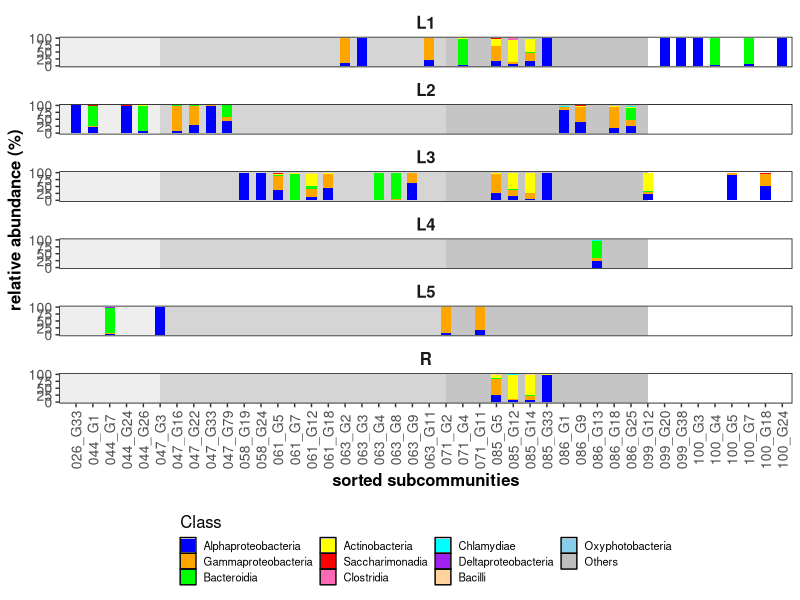
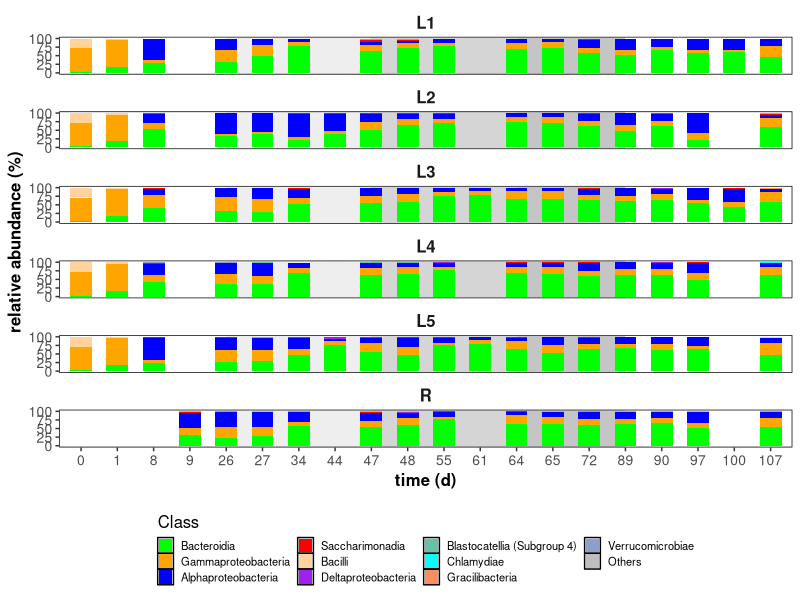
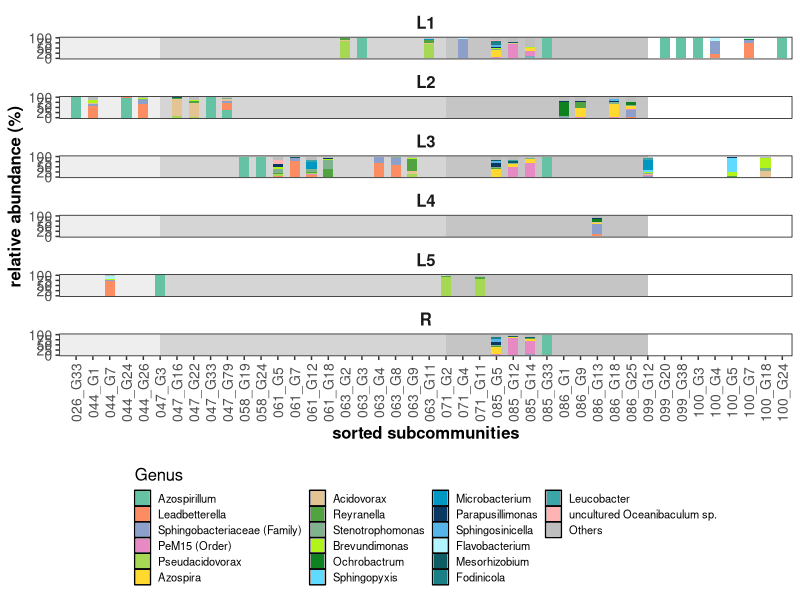
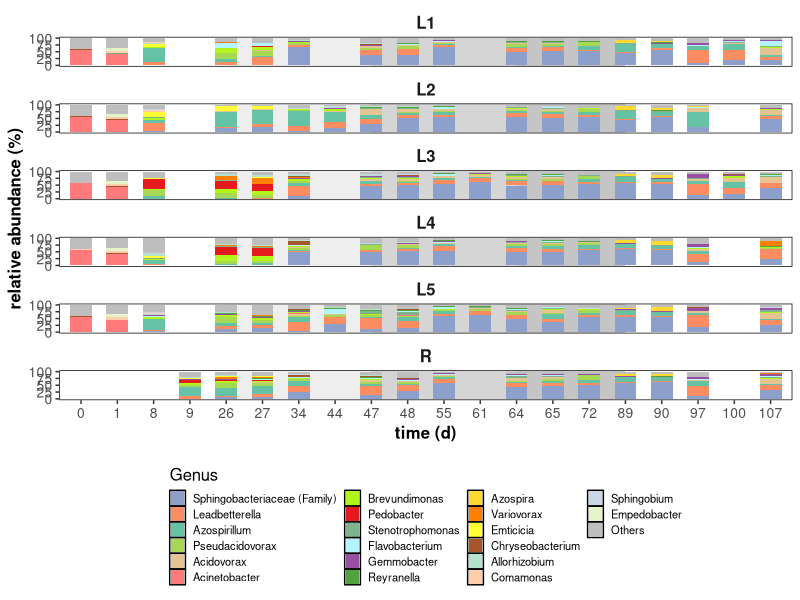
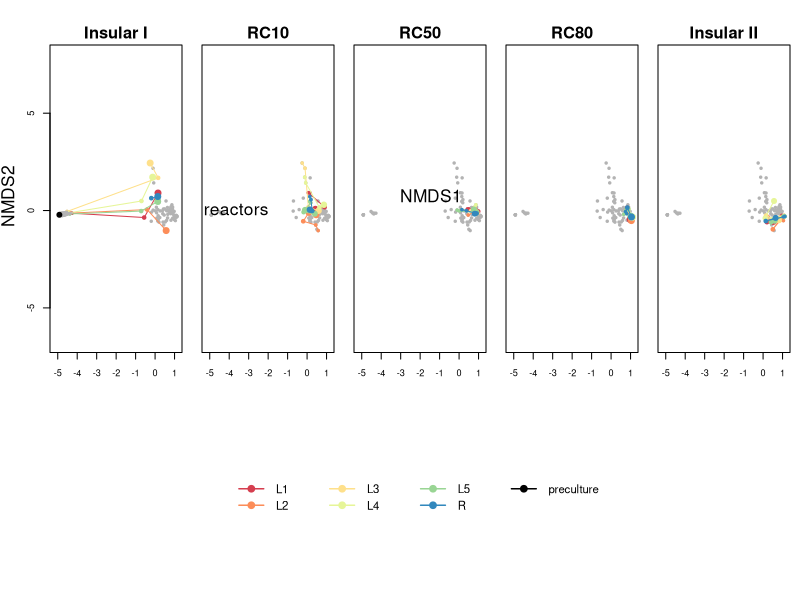

These charts were generated, in order, by the following R code: (Note: this script raises an error after producing the figures.)
#load library
library(stringr)
library(reshape2)  
library(ggplot2)
library(cowplot)
library(RColorBrewer)
library(vegan)

#set working directory
setwd(".../code_lis_210406")

#1.bar plot of relative abundance of Class or Genus in whole communities and sorted gates
#set color for plotting
S2 <- brewer.pal(7, "Set2")
colors1 <- c("#50a33e", "#7eb38e", "#b1f41b", "#0e8121", "#5edbff", "#0097c3", "#0a3863", "#56B4E9", "#b2f5ff", "#0e5c63", "#1b8085", "#3aa6a9", "#ffb3b3", "#ff7b7b")
colors<- c( S2, colors1)

#1.1 sorted gates_class level
#read data, sorted gates_class level
table_sg_c<-read.delim('seq table/10_Asv_sg_after_curation_table_class.txt', row.names = 1,sep = '\t',stringsAsFactors = FALSE, check.names = FALSE)
tax_sg_c<-read.delim('seq table/11_Taxonomy_sg_after_curation_table_class.txt', row.names = 1,sep = '\t',stringsAsFactors = FALSE, check.names = FALSE)
meta_sg<-read.delim('seq table/02_Metadata_sorted_gates.txt', row.names = 1,sep = '\t',stringsAsFactors = FALSE, check.names = FALSE)

#leave out unuseful samples(sample 10,11,36),order Class according to abundance
table_sg_c_d<-table_sg_c
table_sg_c_d<-table_sg_c_d[,-c(10,11,46)]
rownames(table_sg_c_d)<-tax_sg_c[,'Class']
table_sg_c_d$sum <- rowSums(table_sg_c_d)
table_sg_c_d <- table_sg_c_d[order(table_sg_c_d$sum, decreasing = TRUE), ]
meta_sg_d<-meta_sg
meta_sg_d<-meta_sg_d[-c(10,11,46),]

#only keep Class ranking in top10, Class out of top10 sum up as 'Others'
table_sg_c_top10 <- table_sg_c_d[1:10, -ncol(table_sg_c_d)]
table_sg_c_top10['Others', ] <- 1 - colSums(table_sg_c_top10)  
table_sg_c_top10<-t(table_sg_c_top10)

#extract gates name
gate<-str_split(meta_sg_d$Type,"_")
gate<-sapply(gate,"[",2) 

#combine data for plotting
table_sg_c_top10<-cbind(gate,meta_sg_d[,c(3,4,7)],table_sg_c_top10)
table_sg_c_top10$Days <- factor(table_sg_c_top10$Days , levels = 1:107)
table_sg_c_top10$gate <- factor(table_sg_c_top10$gate , levels = paste0('G',1:80))
table_sg_c_top10 <- table_sg_c_top10[order(table_sg_c_top10$Days,table_sg_c_top10$gate, decreasing = FALSE), ]
table_sg_c_top10$Type <- factor(table_sg_c_top10$Type, levels = unique(table_sg_c_top10$Type))

data_sg_c<-melt(table_sg_c_top10, id=c('gate', 'Reactor','Days','Type'))
data_sg_c$variable <- factor(data_sg_c$variable, levels = rev(colnames(table_sg_c_top10)[5:15]))
data_sg_c$Type <- factor(data_sg_c$Type, levels = as.character(unique(table_sg_c_top10$Type)))

#figure S13.5 bar plot of Class relative abundance, sorted gates 
bre<-unique(table_sg_c_top10$Type)
color_sg_c<-c('blue', 'orange', 'green', 'yellow', 'red', 'hotpink', 'cyan','purple', 'burlywood1', 'skyblue','gray')
figs13.5 <- ggplot(data_sg_c, aes(Type, value*100, fill = variable)) +
 geom_col(position = 'stack', width = 0.6) +
  facet_wrap(~Reactor, ncol = 1) + 
  annotate("rect", xmin = 0, xmax = bre[6], ymin = -Inf, ymax = Inf, alpha = .1)+
  annotate("rect", xmin = bre[6], xmax = bre[23], ymin = -Inf, ymax = Inf, alpha = .25)+
  annotate("rect", xmin = bre[23], xmax = bre[35], ymin = -Inf, ymax = Inf, alpha = .35)+
  geom_col(position = 'stack', width = 0.6)+
  scale_fill_manual(name='Class',values =  rev(color_sg_c),guide = guide_legend(reverse = TRUE,ncol = 4)) +
  labs(x = 'sorted subcommunities', y = 'relative abundance (%)') +
  theme(panel.grid = element_blank(), panel.background = element_rect(color = 'black', fill = 'transparent'), strip.text = element_text(face='bold',size = 12),strip.background = element_blank()) +    
  theme(axis.text = element_text(size = 10), axis.text.x =element_text(angle=90,vjust = 0.5),axis.title =element_text(face='bold',size=12), legend.title = element_text(size = 12), legend.text = element_text(size = 8),
        legend.key.size = unit(0.4,"cm"),legend.position = "bottom",legend.direction = "vertical")
figs13.5


#1.2 whole community_class level
#read data, whole community_class level
table_wc_c<-read.delim('seq table/10_Asv_wc_after_curation_class_table.txt', row.names = 1,sep = '\t',stringsAsFactors = FALSE, check.names = FALSE)
tax_wc_c<-read.delim('seq table/11_Taxonomy_after_curation_class_table.txt', row.names = 1,sep = '\t',stringsAsFactors = FALSE, check.names = FALSE)
meta_wc<-read.delim('seq table/02_Metadata_whole_community_ZS.txt', row.names = 1,sep = '\t',stringsAsFactors = FALSE, check.names = FALSE)

#only keep Class ranking in top10, Class out of top10 sum up as 'Others'
rownames(table_wc_c)<-tax_wc_c[,'Class']
table_wc_c$sum <- rowSums(table_wc_c)
table_wc_c <- table_wc_c[order(table_wc_c$sum, decreasing = TRUE), ]
table_wc_c_top10 <- table_wc_c[1:10, -ncol(table_wc_c)]
table_wc_c_top10['Others', ] <- 1 - colSums(table_wc_c_top10)  
table_wc_c_top10<-t(table_wc_c_top10)

#combine data for plotting
table_wc_c_top10<-cbind(meta_wc[,c(2,3)],table_wc_c_top10)
table_wc_c_top10$Days <- factor(table_wc_c_top10$Days , levels = 0:107)
table_wc_c_top10 <- table_wc_c_top10[order(table_wc_c_top10$Days, decreasing = FALSE), ]
table_wc_c_top10 <-rbind(table_wc_c_top10[1,], table_wc_c_top10[1,], table_wc_c_top10[1,],table_wc_c_top10[1,],table_wc_c_top10)
table_wc_c_top10$Reactor[1:5]<-c('L1','L2','L3','L4','L5')

data_wc_c<-melt(table_wc_c_top10, id=c('Reactor','Days'))
data_wc_c$variable <- factor(data_wc_c$variable, levels = rev(colnames(table_wc_c_top10)[3:13]))
data_wc_c$Days <- factor(data_wc_c$Days , levels = 0:107)

#figure s13.1 bar plot of Class relative abundance, whole community
#expand color plate for Class
add_c<-union(colnames(table_sg_c_top10)[5:15],colnames(table_wc_c_top10)[3:13])
color_c<-rbind(add_c,c(color_sg_c,colors[1:3]))
colnames(color_c)<-color_c[1,]
color_c<-color_c[-1,]

bre<-unique(table_wc_c_top10$Days)
figs13.1 <- ggplot(data_wc_c, aes(Days, value*100, fill = variable)) +
  geom_col(position = 'stack', width = 0.6) +
  facet_wrap(~Reactor, ncol = 1) + 
  annotate("rect", xmin = bre[5], xmax = bre[9], ymin = -Inf, ymax = Inf, alpha = .1)+
  annotate("rect", xmin = bre[9], xmax = bre[13], ymin = -Inf, ymax = Inf, alpha = .25)+
  annotate("rect", xmin = bre[13], xmax = bre[16], ymin = -Inf, ymax = Inf, alpha = .35)+
  geom_col(position = 'stack', width = 0.6)+
  scale_fill_manual(name='Class',values =  color_c,guide = guide_legend(reverse = TRUE,ncol = 4)) +
  labs(x = 'time (d)', y = 'relative abundance (%)') +
  theme(panel.grid = element_blank(), panel.background = element_rect(color = 'black', fill = 'transparent'), strip.text = element_text(face='bold',size = 12),strip.background = element_blank()) +    
  theme(axis.text = element_text(size = 10),axis.title =element_text(face='bold',size=12), legend.title = element_text(size = 12), legend.text = element_text(size = 8),
        legend.key.size = unit(0.4,"cm"),legend.position = "bottom",legend.direction = "vertical")
figs13.1


#1.3 sorted gate_genus level
#read data, sorted gate_genus level
table_sg_g<-read.delim('seq table/04_Asv_sg_after_curation_table_genus.txt', row.names = 1,sep = '\t',stringsAsFactors = FALSE, check.names = FALSE)
tax_sg_g<-read.delim('seq table/05_Taxonomy_sg_after_curation_table_genus.txt', row.names = 1,sep = '\t',stringsAsFactors = FALSE, check.names = FALSE)

##leave out unuseful samples(sample 10,11,36),order Genera according to abundance
table_sg_g_d<-table_sg_g[,-c(10,11,46)]
table_sg_g_d$sum <- rowSums(table_sg_g_d)
tax_sg_g_d <- tax_sg_g[order(table_sg_g_d$sum, decreasing = TRUE), ]
table_sg_g_d <- table_sg_g_d[order(table_sg_g_d$sum, decreasing = TRUE), ]

#only keep Genera ranking in top20, Genera out of top20 sum up as 'Others'
table_sg_g_top20 <- table_sg_g_d[1:20, -ncol(table_sg_g_d)]
table_sg_g_top20['Others', ] <- 1 - colSums(table_sg_g_top20) 

#Genera absent for Genus assignment are assigned with Family or Order name
rownames(table_sg_g_top20)[1:2]<-tax_sg_g_d[1:2,'Genus']
rownames(table_sg_g_top20)[3]<-paste0(tax_sg_g_d[3,'Family'],' (Family)')
rownames(table_sg_g_top20)[4]<-paste0(tax_sg_g_d[4,'Order'],' (Order)')
rownames(table_sg_g_top20)[5:20]<-tax_sg_g_d[5:20,'Genus']
table_sg_g_top20<-t(table_sg_g_top20)

#extra gate name
gate<-str_split(meta_sg_d$Type,"_")
gate<-sapply(gate,"[",2)

#combine data for plotting
table_sg_g_top20<-cbind(gate,meta_sg_d[,c(3,4,7)],table_sg_g_top20)
table_sg_g_top20$Days <- factor(table_sg_g_top20$Days , levels = 1:107)
table_sg_g_top20$gate <- factor(table_sg_g_top20$gate , levels = paste0('G',1:80))
table_sg_g_top20 <- table_sg_g_top20[order(table_sg_g_top20$Days,table_sg_g_top20$gate, decreasing = FALSE), ]
table_sg_g_top20$Type <- factor(table_sg_g_top20$Type, levels = unique(table_sg_g_top20$Type))

data_sg_g<-melt(table_sg_g_top20, id=c('gate', 'Reactor','Days','Type'))
data_sg_g$variable <- factor(data_sg_g$variable, levels = rev(colnames(table_sg_g_top20)[5:25]))
data_sg_g$Type <- factor(data_sg_g$Type, levels = as.character(unique(table_sg_g_top20$Type)))

#figure S13.6 bar plot of Genus relative abundance, sorted gates
bre<-unique(table_sg_g_top20$Type)
figs13.6 <- ggplot(data_sg_g, aes(Type, value*100, fill = variable)) +
  geom_col(position = 'stack', width = 0.6) +
  facet_wrap(~Reactor, ncol = 1) + 
  annotate("rect", xmin = 0, xmax = bre[6], ymin = -Inf, ymax = Inf, alpha = .1)+
  annotate("rect", xmin = bre[6], xmax = bre[23], ymin = -Inf, ymax = Inf, alpha = .25)+
  annotate("rect", xmin = bre[23], xmax = bre[35], ymin = -Inf, ymax = Inf, alpha = .35)+
  geom_col(position = 'stack', width = 0.6)+
  scale_fill_manual(name='Genus',values =  rev(c(colors[1:20],'grey')),guide = guide_legend(reverse = TRUE,ncol = 4)) +
  labs(x = 'sorted subcommunities', y = 'relative abundance (%)') +
  theme(panel.grid = element_blank(), panel.background = element_rect(color = 'black', fill = 'transparent'), strip.text = element_text(face='bold',size = 12),strip.background = element_blank()) +    
  theme(axis.text = element_text(size = 10), axis.text.x =element_text(angle=90,vjust = 0.5),axis.title =element_text(face='bold',size=12), legend.title = element_text(size = 12), legend.text = element_text(size = 8),
        legend.key.size = unit(0.4,"cm"),legend.position = "bottom",legend.direction = "vertical")
figs13.6


#1.4 whole community_genus level
#read data, whole community_genus level
table_wc_g<-read.delim('seq table/04_Asv_wc_after_curation_genus_table.txt', row.names = 1,sep = '\t',stringsAsFactors = FALSE, check.names = FALSE)
tax_wc_g<-read.delim('seq table/05_Taxonomy_after_curation_genus_table.txt', row.names = 1,sep = '\t',stringsAsFactors = FALSE, check.names = FALSE)

#order Genera according to abundance
table_wc_g$sum <- rowSums(table_wc_g)
tax_wc_g <- tax_wc_g[order(table_wc_g$sum, decreasing = TRUE), ]
table_wc_g <- table_wc_g[order(table_wc_g$sum, decreasing = TRUE), ]

#only keep Genera ranking in top20, Genera out of top20 sum up as 'Others'
table_wc_g_top20 <- table_wc_g[1:20, -ncol(table_wc_g)]
table_wc_g_top20['Others', ] <- 1 - colSums(table_wc_g_top20)  

#Genera absent for Genus assignment are assigned with Family 
rownames(table_wc_g_top20)[1]<-paste0(tax_wc_g[1,'Family'],' (Family)')
rownames(table_wc_g_top20)[2:20]<-tax_wc_g[2:20,'Genus']
table_wc_g_top20<-t(table_wc_g_top20)

#combine data for plotting
table_wc_g_top20<-cbind(meta_wc[,c(2,3)],table_wc_g_top20)
table_wc_g_top20$Days <- factor(table_wc_g_top20$Days , levels = 0:107)
table_wc_g_top20 <- table_wc_g_top20[order(table_wc_g_top20$Days, decreasing = FALSE), ]
table_wc_g_top20 <-rbind(table_wc_g_top20[1,], table_wc_g_top20[1,], table_wc_g_top20[1,],table_wc_g_top20[1,],table_wc_g_top20)
table_wc_g_top20$Reactor[1:5]<-c('L1','L2','L3','L4','L5')

data_wc_g<-melt(table_wc_g_top20, id=c('Reactor','Days'))
data_wc_g$variable <- factor(data_wc_g$variable, levels = rev(colnames(table_wc_g_top20)[3:23]))
data_wc_g$Days <- factor(data_wc_g$Days , levels = 0:107)

#expand color plate for Genus
add_g<-union(colnames(table_sg_g_top20)[5:25],colnames(table_wc_g_top20)[3:23])
color_g<-rbind(add_g,c(colors[1:20],'grey',colors[21], brewer.pal(7, "Set1")[c(1,4:7)],brewer.pal(5, "Pastel2")[c(1:3,5)]))
colnames(color_g)<-color_g[1,]
color_g<-color_g[-1,]

#figure S13.2 bar plot of Genus relative abundance, whole community
bre<-unique(table_wc_g_top20$Days)
figs13.2 <- ggplot(data_wc_g, aes(Days, value*100, fill = variable)) +
  geom_col(position = 'stack', width = 0.6) +
  facet_wrap(~Reactor, ncol = 1) + 
  annotate("rect", xmin = bre[5], xmax = bre[9], ymin = -Inf, ymax = Inf, alpha = .1)+
  annotate("rect", xmin = bre[9], xmax = bre[13], ymin = -Inf, ymax = Inf, alpha = .25)+
  annotate("rect", xmin = bre[13], xmax = bre[16], ymin = -Inf, ymax = Inf, alpha = .35)+
  geom_col(position = 'stack', width = 0.6)+
  scale_fill_manual(name='Genus',values =  color_g,guide = guide_legend(reverse = TRUE,ncol = 4)) +
  labs(x = 'time (d)', y = 'relative abundance (%)') +
  theme(panel.grid = element_blank(), panel.background = element_rect(color = 'black', fill = 'transparent'), strip.text = element_text(face='bold',size = 12),strip.background = element_blank()) +    
  theme(axis.text = element_text(size = 10),axis.title =element_text(face='bold',size=12), legend.title = element_text(size = 12), legend.text = element_text(size = 8),
        legend.key.size = unit(0.4,"cm"),legend.position = "bottom",legend.direction = "vertical")
figs13.2


#2.comparision analysis of whole community taxonomic and flow-cytometric compositions
#2.1 nmds, whole community at Genus level
#combine data for analysis
table_wc_g_t<-cbind(meta_wc[,c(2,3)],t(table_wc_g)[-ncol(table_wc_g),])
table_wc_g_t<-rbind(table_wc_g_t[96,],table_wc_g_t[96,],table_wc_g_t[96,],table_wc_g_t[96,],table_wc_g_t[96,],table_wc_g_t[1:95,])
table_wc_g_t$Reactor[1:5]<-c('L1','L2','L3','L4','L5')
table_wc_g_t<-table_wc_g_t[order( table_wc_g_t$Reactor,table_wc_g_t$Days,decreasing = FALSE), ]
table_wc_g_t$Reactor<-factor(table_wc_g_t$Reactor,levels = c('L1','L2','L3','L4','L5','R'))
rownames(table_wc_g_t)<-1:100

#nmds analysis
BC <- metaMDS(table_wc_g_t[,3:161], distance="bray", autotransform=FALSE, zerodist="add",try=100,trymax = 200)

#figure s13.3 nmds plot
colplate_reactor=c("1"='#d53e4f',"2"='#fc8d59',"3"='#fee08b',"4"='#e6f598',"5"='#99d594',"6"='#3288bd')
col_reactor=colplate_reactor[as.factor(table_wc_g_t$Reactor)]

layout(matrix(c(1,2,3,4,5,6,6,6,6,6),2,5,byrow=TRUE),widths=c(1,1,1,1,1),height=c(2,1.2))
par(mai=c(0.3,0.2,0.25,0),omi=c(0,0.3,0.2,0.1),xpd=FALSE)
par(ps = 10, cex.main=1.8, cex.axis = 1,cex.lab=1.25)

#phase1-Insular I
plot(BC, type="n",xlab='',ylab='')
title("Insular I")

#grey points in other phases
s=c(1:100)
points(BC$points[s,1],BC$points[s,2],col="grey70",type = "p",pch=19,cex=0.5)

#colored points in the present phase
s=1:4#L1
points(BC$points[s,1],BC$points[s,2],col=col_reactor[s],cex=0.5+table_wc_g_t[s,]$Days/110*3,pch=19)
points(BC$points[s,1],BC$points[s,2],col=col_reactor[s],type = "l")

s=18:21#L2
points(BC$points[s,1],BC$points[s,2],col=col_reactor[s],cex=0.5+table_wc_g_t[s,]$Days/110*3,pch=19)
points(BC$points[s,1],BC$points[s,2],col=col_reactor[s],type = "l")

s=35:38#L3
points(BC$points[s,1],BC$points[s,2],col=col_reactor[s],cex=0.5+table_wc_g_t[s,]$Days/110*3,pch=19)
points(BC$points[s,1],BC$points[s,2],col=col_reactor[s],type = "l")

s=53:56#L4
points(BC$points[s,1],BC$points[s,2],col=col_reactor[s],cex=0.5+table_wc_g_t[s,]$Days/110*3,pch=19)
points(BC$points[s,1],BC$points[s,2],col=col_reactor[s],type = "l")

s=69:72#L5
points(BC$points[s,1],BC$points[s,2],col=col_reactor[s],cex=0.5+table_wc_g_t[s,]$Days/110*3,pch=19)
points(BC$points[s,1],BC$points[s,2],col=col_reactor[s],type = "l")

s=87:88#R
points(BC$points[s,1],BC$points[s,2],col=col_reactor[s],cex=0.5+table_wc_g_t[s,]$Days/110*3,pch=19)
points(BC$points[s,1],BC$points[s,2],col=col_reactor[s],type = "l")

arrows(BC$points[1,1],BC$points[1,2],BC$points[2,1],BC$points[2,2], length = 0.08, angle = 15, lwd=1.5, col ="grey70")
arrows(BC$points[1,1],BC$points[1,2],BC$points[19,1],BC$points[19,2], length = 0.08, angle = 15, lwd=1.5, col ="grey70")
arrows(BC$points[1,1],BC$points[1,2],BC$points[36,1],BC$points[36,2], length = 0.08, angle = 15, lwd=1.5, col ="grey70")
arrows(BC$points[1,1],BC$points[1,2],BC$points[54,1],BC$points[54,2], length = 0.08, angle = 15, lwd=1.5, col ="grey70")
arrows(BC$points[1,1],BC$points[1,2],BC$points[70,1],BC$points[70,2], length = 0.08, angle = 15, lwd=1.5, col ="grey70")
points(BC$points[1,1],BC$points[1,2],col="black",type = "p",pch=19)

#phase2-RC10
plot(BC, type="n",xlab='',ylab='',yaxt="n")
title("RC10")

#grey points in other phases
s=c(1:100)
points(BC$points[s,1],BC$points[s,2],col="grey70",type = "p",pch=19,cex=0.5)

#colored points in the present phase
s=4:7#L1
points(BC$points[s,1],BC$points[s,2],col=col_reactor[s],cex=0.5+(table_wc_g_t[s,]$Days-25)/110*3,pch=19)
points(BC$points[s,1],BC$points[s,2],col=col_reactor[s],type = "l")

s=21:25#L2
points(BC$points[s,1],BC$points[s,2],col=col_reactor[s],cex=0.5+(table_wc_g_t[s,]$Days-25)/110*3,pch=19)
points(BC$points[s,1],BC$points[s,2],col=col_reactor[s],type = "l")

s=38:41#L3
points(BC$points[s,1],BC$points[s,2],col=col_reactor[s],cex=0.5+(table_wc_g_t[s,]$Days-25)/110*3,pch=19)
points(BC$points[s,1],BC$points[s,2],col=col_reactor[s],type = "l")

s=56:59#L4
points(BC$points[s,1],BC$points[s,2],col=col_reactor[s],cex=0.5+(table_wc_g_t[s,]$Days-25)/110*3,pch=19)
points(BC$points[s,1],BC$points[s,2],col=col_reactor[s],type = "l")

s=72:76#L5
points(BC$points[s,1],BC$points[s,2],col=col_reactor[s],cex=0.5+(table_wc_g_t[s,]$Days-25)/110*3,pch=19)
points(BC$points[s,1],BC$points[s,2],col=col_reactor[s],type = "l")

s=88:91#R
points(BC$points[s,1],BC$points[s,2],col=col_reactor[s],cex=0.5+(table_wc_g_t[s,]$Days-25)/110*3,pch=19)
points(BC$points[s,1],BC$points[s,2],col=col_reactor[s],type = "l")

#phase3-RC50
plot(BC, type="n",xlab='',ylab='',yaxt="n")
title("RC50")

#grey points in other phases
s=c(1:100)
points(BC$points[s,1],BC$points[s,2],col="grey70",type = "p",pch=19,cex=0.5)

#colored points in the present phase
s=7:10#L1
points(BC$points[s,1],BC$points[s,2],col=col_reactor[s],cex=0.5+(table_wc_g_t[s,]$Days-46)/110*3,pch=19)
points(BC$points[s,1],BC$points[s,2],col=col_reactor[s],type = "l")

s=25:28#L2
points(BC$points[s,1],BC$points[s,2],col=col_reactor[s],cex=0.5+(table_wc_g_t[s,]$Days-46)/110*3,pch=19)
points(BC$points[s,1],BC$points[s,2],col=col_reactor[s],type = "l")

s=41:45#L3
points(BC$points[s,1],BC$points[s,2],col=col_reactor[s],cex=0.5+(table_wc_g_t[s,]$Days-46)/110*3,pch=19)
points(BC$points[s,1],BC$points[s,2],col=col_reactor[s],type = "l")

s=59:62#L4
points(BC$points[s,1],BC$points[s,2],col=col_reactor[s],cex=0.5+(table_wc_g_t[s,]$Days-46)/110*3,pch=19)
points(BC$points[s,1],BC$points[s,2],col=col_reactor[s],type = "l")

s=76:80#L5
points(BC$points[s,1],BC$points[s,2],col=col_reactor[s],cex=0.5+(table_wc_g_t[s,]$Days-46)/110*3,pch=19)
points(BC$points[s,1],BC$points[s,2],col=col_reactor[s],type = "l")

s=91:94#R
points(BC$points[s,1],BC$points[s,2],col=col_reactor[s],cex=0.5+(table_wc_g_t[s,]$Days-46)/110*3,pch=19)
points(BC$points[s,1],BC$points[s,2],col=col_reactor[s],type = "l")

#phase4-RC80
plot(BC, type="n",xlab='',ylab='',yaxt="n")
title("RC80")

#grey points in other phases
s=c(1:100)
points(BC$points[s,1],BC$points[s,2],col="grey70",type = "p",pch=19,cex=0.5)

#colored points in the present phase
s=10:13#L1
points(BC$points[s,1],BC$points[s,2],col=col_reactor[s],cex=0.5+(table_wc_g_t[s,]$Days-63)/110*3,pch=19)
points(BC$points[s,1],BC$points[s,2],col=col_reactor[s],type = "l")

s=28:31#L2
points(BC$points[s,1],BC$points[s,2],col=col_reactor[s],cex=0.5+(table_wc_g_t[s,]$Days-63)/110*3,pch=19)
points(BC$points[s,1],BC$points[s,2],col=col_reactor[s],type = "l")

s=45:48#L3
points(BC$points[s,1],BC$points[s,2],col=col_reactor[s],cex=0.5+(table_wc_g_t[s,]$Days-63)/110*3,pch=19)
points(BC$points[s,1],BC$points[s,2],col=col_reactor[s],type = "l")

s=62:65#L4
points(BC$points[s,1],BC$points[s,2],col=col_reactor[s],cex=0.5+(table_wc_g_t[s,]$Days-63)/110*3,pch=19)
points(BC$points[s,1],BC$points[s,2],col=col_reactor[s],type = "l")

s=80:83#L5
points(BC$points[s,1],BC$points[s,2],col=col_reactor[s],cex=0.5+(table_wc_g_t[s,]$Days-63)/110*3,pch=19)
points(BC$points[s,1],BC$points[s,2],col=col_reactor[s],type = "l")

s=94:97#R
points(BC$points[s,1],BC$points[s,2],col=col_reactor[s],cex=0.5+(table_wc_g_t[s,]$Days-63)/110*3,pch=19)
points(BC$points[s,1],BC$points[s,2],col=col_reactor[s],type = "l")

#phase5-Insular II
plot(BC, type="n",xlab='',ylab='',yaxt="n")
title("Insular II")

#grey points in other phases
s=c(1:100)
points(BC$points[s,1],BC$points[s,2],col="grey70",type = "p",pch=19,cex=0.5)

#colored points in the present phase
s=13:17#L1
points(BC$points[s,1],BC$points[s,2],col=col_reactor[s],cex=0.5+(table_wc_g_t[s,]$Days-88)/110*3,pch=19)
points(BC$points[s,1],BC$points[s,2],col=col_reactor[s],type = "l")

s=31:34#L2
points(BC$points[s,1],BC$points[s,2],col=col_reactor[s],cex=0.5+(table_wc_g_t[s,]$Days-88)/110*3,pch=19)
points(BC$points[s,1],BC$points[s,2],col=col_reactor[s],type = "l")

s=48:52#L3
points(BC$points[s,1],BC$points[s,2],col=col_reactor[s],cex=0.5+(table_wc_g_t[s,]$Days-88)/110*3,pch=19)
points(BC$points[s,1],BC$points[s,2],col=col_reactor[s],type = "l")

s=65:68#L4
points(BC$points[s,1],BC$points[s,2],col=col_reactor[s],cex=0.5+(table_wc_g_t[s,]$Days-88)/110*3,pch=19)
points(BC$points[s,1],BC$points[s,2],col=col_reactor[s],type = "l")

s=83:86#L5
points(BC$points[s,1],BC$points[s,2],col=col_reactor[s],cex=0.5+(table_wc_g_t[s,]$Days-88)/110*3,pch=19)
points(BC$points[s,1],BC$points[s,2],col=col_reactor[s],type = "l")

points(BC$points[83,1],BC$points[83,2],col=col_reactor[83],cex=0.5+(table_wc_g_t[83,]$Days-88)/110*3,pch=19)
points(BC$points[84,1],BC$points[84,2],col=col_reactor[84],cex=0.5+(table_wc_g_t[84,]$Days-88)/110*3,pch=19)
points(BC$points[85,1],BC$points[85,2],col=col_reactor[85],cex=0.5+(table_wc_g_t[85,]$Days-88)/110*3,pch=19)
points(BC$points[86,1],BC$points[86,2],col=col_reactor[86],cex=0.5+(table_wc_g_t[86,]$Days-88)/110*3,pch=19)

s=97:100#R
points(BC$points[s,1],BC$points[s,2],col=col_reactor[s],cex=0.5+(table_wc_g_t[s,]$Days-88)/110*3,pch=19)
points(BC$points[s,1],BC$points[s,2],col=col_reactor[s],type = "l")

#legend
plot.new()
legend(title="",x="center",y="top",ncol=4,legend=c("L1","L2","L3","L4","L5","R","preculture"),col=c("1"='#d53e4f',"2"='#fc8d59',"3"='#fee08b',"4"='#e6f598',"5"='#99d594',"6"='#3288bd',"7"='black'),pch=c(19,19,19,19,19,19,19),lwd=1.5,title.adj = 0,box.col = "white",cex=1.25)
mtext("reactors", side = 3, line = -15,adj=0.25,outer = TRUE,cex=1.25)
mtext("NMDS2", side = 2, line = 1,adj=0.72,outer = TRUE,cex=1.25)
mtext("NMDS1", side = 3, line = -14,adj=0.53,outer = TRUE,cex=1.25)

dev.off()

#2.2 whole community drift on Genus level 
#transform genus table to dominance (1) and undominance (0) table
tr<-1/(ncol(table_wc_g_t)-2)#treshold for dominant genra
table_wc_g_tr<-(table_wc_g_t[,3:ncol(table_wc_g_t)]>tr)*1
table_wc_g_tr<-cbind(table_wc_g_t[,1:2],table_wc_g_tr)

#calculate intra-community beta diversity based on Genus level
table_wc_g_tr$intra=0
for(i in 2:nrow(table_wc_g_tr)){
  for (j in 3:(ncol(table_wc_g_tr)-1)){
    if (table_wc_g_tr[i-1,j]*table_wc_g_tr[i,j]==0&!table_wc_g_tr[i-1,j]+table_wc_g_tr[i,j]==0){
      table_wc_g_tr$intra[i]<-table_wc_g_tr$intra[i]+1
    }
  }
}
table_wc_g_tr[which(table_wc_g_tr$Days==0),'intra']<-NA
intra_g<-table_wc_g_tr[,c(1,2,ncol(table_wc_g_tr))]

#for comparison, recalculate intra-community beta diversity based on subcommunity table, using the same pairwise samples as above
table_sc<-read.table("RA.txt",header=TRUE,na.strings = "NA",blank.lines.skip = FALSE)
table_sc<-table_sc[,c(2,3,5:84)]
table_sc<-rbind(table_sc[1,],table_sc[1,],table_sc[1,],table_sc[1,],table_sc)
table_sc$Reactor[1:5]<-reactorname[1:5]
table_sc_tr<-(table_sc[,3:ncol(table_sc)]>0.0125)*1
table_sc_tr<-cbind(table_sc[,1:2],table_sc_tr)
table_sc_tr$intra<-NA
table_sc_tr$Reactor<-droplevels(table_sc_tr$Reactor)

for (i in 1:nrow(intra_g)){
  table_sc_tr[which(table_sc_tr$Reactor==intra_g$Reactor[i]&table_sc_tr$Time==intra_g$Days[i]),'intra']<-0
}
table_sc_tr<-na.omit(table_sc_tr)
table_sc_tr<-table_sc_tr[order(table_sc_tr$Reactor),]

for(i in 2:nrow(table_sc_tr)){
  for (j in 3:(ncol(table_sc_tr)-1)){
    if (table_sc_tr[i-1,j]*table_sc_tr[i,j]==0&!table_sc_tr[i-1,j]+table_sc_tr[i,j]==0){
      table_sc_tr$intra[i]<-table_sc_tr$intra[i]+1
    }
  }
}

table_sc_tr[which(table_sc_tr$Time==0),'intra']<-NA
intra_sc<-table_sc_tr[,c(1,2,ncol(table_sc_tr))]
colnames(intra_sc)[2]<-'Days'
intra<-rbind(data.frame(intra_g, group=rep(1,nrow(intra_g))),data.frame(intra_sc, group=rep(2,nrow(intra_sc))))
intra$group<-as.factor(intra$group)

#figure S13.4 intra-community beta diversity comparison 
ann_text <- data.frame(x=c(47,47,61,61,100,100),y=c(35,35,25,25,25,25),
                       Reactor = factor(reactorname[c(2,5,3,5,1,3)],levels = reactorname),gate=c('drift1','drift1','drift2','drift2','drift3','drift3'))
ann_line<-data.frame(x1=c(47,47,61,61,100,100),x2=c(47,47,61,61,100,100),y1=c(32,32,22,22,22,22),y2=c(25,25,15,15,15,15),
                     Reactor = factor(reactorname[c(2,5,3,5,1,3)],levels = reactorname))


figs13.4=ggplot(data=intra,aes(x=Days,y=intra,color=Reactor,linetype = group,group=group,shape=group))+
  annotate("rect", xmin = 26, xmax = 47, ymin = -Inf, ymax = Inf, alpha = .1)+
  annotate("rect", xmin = 47, xmax = 64, ymin = -Inf, ymax = Inf, alpha = .25)+
  annotate("rect", xmin = 64, xmax = 89, ymin = -Inf, ymax = Inf, alpha = .35)+
  facet_wrap(.~Reactor,scales="free",nrow=2)+
  geom_hline(yintercept=8.76, linetype="dashed", color = "black")+
  geom_line(size=0.5)+geom_point(size=1,stroke =1)+
scale_color_manual(values =c('#d53e4f','#fc8d59','#fee08b','#e6f598','#99d594','#3288bd'))+
  scale_linetype_manual(values = c(1,2))+
  scale_shape_manual(values=c(19,1))+
  scale_x_continuous(limits = c(0,110),expand = c(0,1),breaks=c(1,26,47,64,89,107))+xlab("time (d)")+
  scale_y_continuous(limits=c(0,40),expand=c(0.03,0.025),breaks=c(0,10,20,30,40),labels=c(0,10,20,30,40),name = expression(bold(paste("intra-community ",beta,"-diversity "))) )+
  theme(axis.text = element_text(size = 10))+
  theme(panel.background  = element_rect(color = "black",fill = 'white'),panel.grid.major = element_blank(),panel.grid.minor = element_blank(),strip.text = element_text(face="bold",size=12),axis.title = element_text(face="bold",size=12))+
  theme(legend.position = "none")+theme(strip.background = element_blank())
figs13.4=figs13.4+geom_segment(data=ann_line,aes(x=x1,xend=x2,y=y1,yend=y2),parse = TRUE,inherit.aes = FALSE,arrow=arrow(length=unit(0.2,"cm")),show_guide=F)+
  geom_text(data=ann_text,aes(x=x,y=y,label=gate,size=3),parse = TRUE,inherit.aes = FALSE,show_guide=F)
figs13.4


#figure S6.1 bar plot of Species relative abundance of Zymo community
#read data
table_zm_s<-read.csv( "seq table/16_asv_rel_abd_zymo_species.csv")
table_zm_g<-read.csv("seq table/17_asv_rel_abd_zymo_genus.csv")
meta_zm<-read.delim("02_metadata_zymo_and_negative_controls.tsv")
colnames(table_zm_s)[2:5]<-c('Zymo DNA','Zymo community1','Zymo community2','Zymo community3')
colnames(table_zm_g)[2:5]<-c('Zymo DNA','Zymo community1','Zymo community2','Zymo community3')

data_zm_s<-melt(table_zm_s, id=c('Species','Row.names'))
data_zm_g<-melt(table_zm_g, id=c('Genus','Row.names'))

figs6.1 <- ggplot(data_zm_s, aes(variable, value, fill = Species)) +
  geom_col(position = 'stack', width = 0.6) +
  geom_col(position = 'stack', width = 0.6)+
  scale_fill_manual(name='Species',values = brewer.pal(8,"Set1"),guide = guide_legend(ncol = 1)) +
  labs(x = 'positive controls', y = 'relative abundance (%)') +
  theme(panel.grid = element_blank(), panel.background = element_rect(color = 'black', fill = 'transparent'), strip.text = element_text(face='bold',size = 12),strip.background = element_blank()) +    
  theme(axis.text = element_text(size = 10), axis.text.x =element_text(angle=40,vjust = 0.5),axis.title =element_text(face='bold',size=12), legend.title = element_text(size = 12), legend.text = element_text(size = 8),
        legend.key.size = unit(0.4,"cm"),legend.direction = "vertical")
figs6.1

